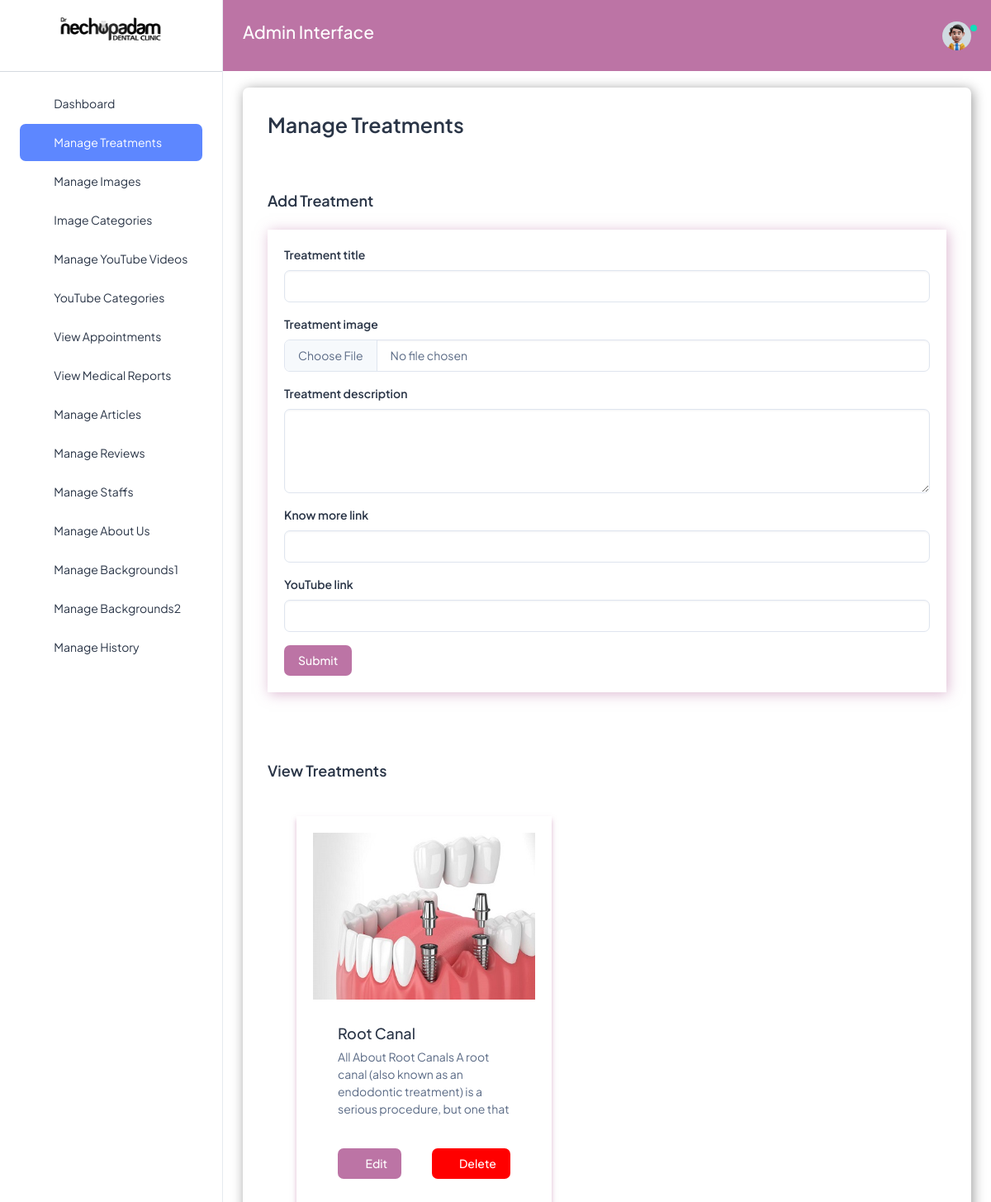
The page /treatments (signed in) on the database its author committed.
### nechuwebapp/models.py (models this page shows, shortened)
class Treatment(models.Model):
    title = models.CharField(max_length=200)
    image = models.ImageField(upload_to='myimages/', null=True, blank=True)
    description = models.TextField(blank=True)
    know_more_link = models.URLField(blank=True)
    youtube_link = models.URLField(blank=True)
    uploaded_date = models.DateTimeField(default=timezone.now, editable=False)
    edited_date = models.DateTimeField(auto_now=True, editable=False)
    @property
    def imageURL(self):
        try:
            url = self.image.url
        except:
            url = ''
        return  url

### nechuwebapp/views.py (the view)
# urls.py: path('treatments', views.treatments, name='treatments'),
def treatments(request):
    treatments = Treatment.objects.all()
    context = {'treatments':treatments}
    return render(request, 'nechuadmin/treatments.html', context)

### nechuwebapp/templates/nechuadmin/treatments.html (shortened to what this page needs)
{% extends 'nechuadmin/base.html' %}
{% load static %}
{% block content %}
<h1 class="card-title fw-semibold mb-4" style="font-size:25px;">Manage Treatments</h1>
<br>
<br>
<h5 class="card-title fw-semibold mb-4">Add Treatment</h5>
  <div class="custom-card" style="box-shadow: 2px 2px 15px rgba(188, 116, 165, 0.5); padding: 20px;">
    <form action="{% url 'addTreatment' %}" enctype="multipart/form-data" method="POST">
      <div class="mb-3">
        <label for="treatmentTitle" class="form-label">Treatment title</label>
        <input type="text" class="form-control" id="treatmentTitle" aria-describedby="titleHelp" name="title">
      </div>
      <div class="mb-3">
        <label for="treatmentImage" class="form-label">Treatment image</label>
        <input type="file" class="form-control" id="treatmentImage" name="image">
      </div>
      <div class="mb-3">
        <label for="treatmentDescription" class="form-label">Treatment description</label>
        <textarea class="form-control" id="treatmentDescription" rows="4" name="description"></textarea>
      </div>
      <div class="mb-3">
        <label for="knowMoreLink" class="form-label">Know more link</label>
        <input type="url" class="form-control" id="knowMoreLink" name="know_more">
      </div>
      <div class="mb-3">
        <label for="youtubeLink" class="form-label">YouTube link</label>
        <input type="url" class="form-control" id="youtubeLink" name="youtube">
      </div>
      <button type="submit" class="btn" style="background-color:#bc74a5; color:white;">Submit</button>
    </form>
  </div>
<br>
<br>
<br>
<br>
<h5 class="card-title fw-semibold mb-4">View Treatments</h5>
<br>
<div class="card-container">
  {% for i in treatments %}
    <div class="custom-cardtwo" onclick="window.location.href='{% url 'singletreatment' i.pk %}'">
      <img src="{{i.imageURL}}" alt="Treatment Image" style="width: 100%;">
      <div class="card-body">
        <h5 class="card-title">{{i.title}}</h5>
        <p class="card-text" style="overflow: hidden; max-height: 6.0em;">{{i.description}}</p>
        <br>
        <div class="d-flex justify-content-between">
          <a href="{% url 'edittreatment' i.pk %}" class="btn btn-square" style="background-color:#bc74a5; color:white;"><i class="ti ti-pencil fs-5"></i> Edit</a>
          <a href="{% url 'delete_treatment' i.pk %}" class="btn btn-square" style="background-color:red; color:white;"><i class="ti ti-trash fs-5"></i> Delete</a>
        </div>
      </div></a>
    </div>
  {% endfor %}
</div>
{% endblock %}

### nechuwebapp/templates/nechuadmin/base.html (style rules this page uses)
.custom-card { box-shadow: 2px 2px 15px rgba(0, 0, 0, 0.4); }

### nechuwebapp/templates/nechuadmin/treatments.html (style rules this page uses)
.card-container { display: flex; flex-wrap: wrap; justify-content: space-between; gap: 10px; margin: 0 35px; }
.custom-cardtwo { box-shadow: 0 4px 6px rgba(188, 116, 165, 0.5); width: calc(42% - 7px); padding: 20px; cursor: pointer; transition: transform 0.2s; margin-bottom:50px; }

### rows shown on the page
Treatment: imageURL (picture), title "Root Canal", description "All About Root Canals A root canal (also known as an endodontic treatment) is a serious procedure, but one that…"
